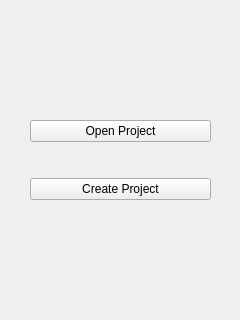
<?xml version="1.0" encoding="UTF-8"?>
<ui version="4.0">
 <class>Entry_window</class>
 <widget class="QWidget" name="Entry_window">
  <property name="geometry">
   <rect>
    <x>0</x>
    <y>0</y>
    <width>240</width>
    <height>320</height>
   </rect>
  </property>
  <property name="windowTitle">
   <string>Stock Manager</string>
  </property>
  <property name="layoutDirection">
   <enum>Qt::LeftToRight</enum>
  </property>
  <property name="autoFillBackground">
   <bool>true</bool>
  </property>
  <widget class="QWidget" name="verticalLayoutWidget">
   <property name="geometry">
    <rect>
     <x>30</x>
     <y>90</y>
     <width>181</width>
     <height>141</height>
    </rect>
   </property>
   <layout class="QVBoxLayout" name="verticalLayout">
    <item>
     <widget class="QPushButton" name="pushButton">
      <property name="text">
       <string>Open Project</string>
      </property>
     </widget>
    </item>
    <item>
     <widget class="QPushButton" name="pushButton_2">
      <property name="text">
       <string>Create Project</string>
      </property>
     </widget>
    </item>
   </layout>
  </widget>
 </widget>
 <resources/>
 <connections/>
</ui>
